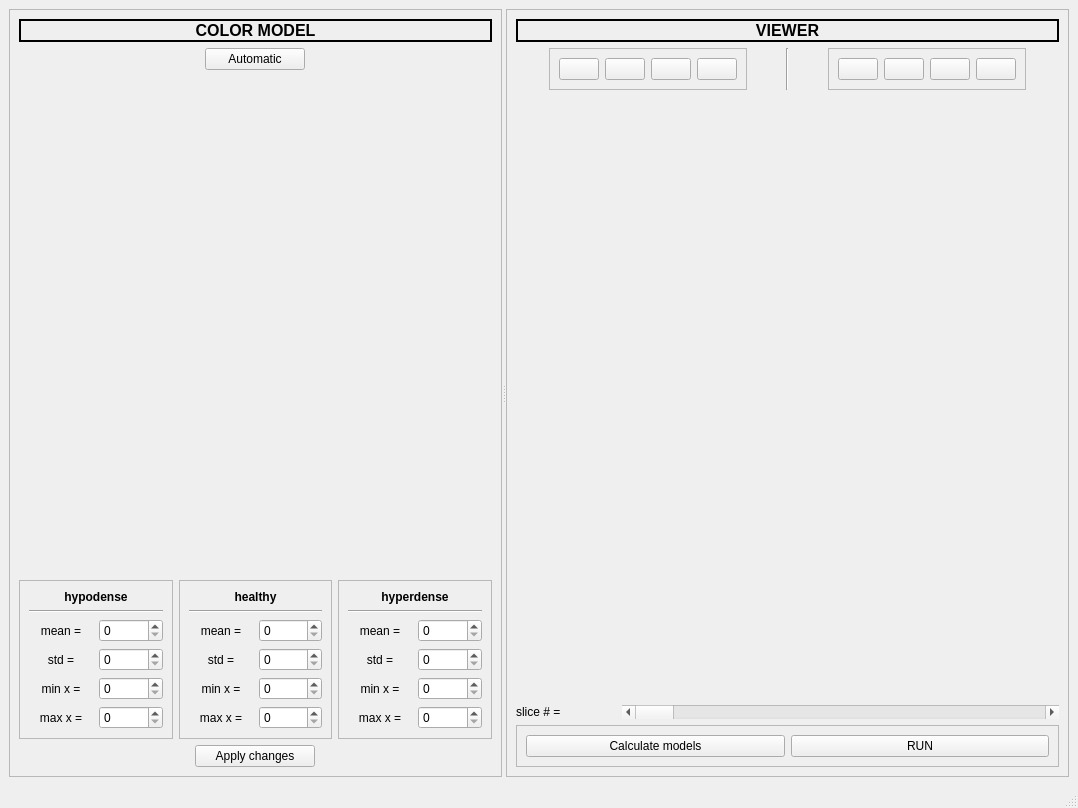
<?xml version="1.0" encoding="UTF-8"?>
<ui version="4.0">
 <class>MainWindow</class>
 <widget class="QMainWindow" name="MainWindow">
  <property name="geometry">
   <rect>
    <x>0</x>
    <y>0</y>
    <width>1078</width>
    <height>808</height>
   </rect>
  </property>
  <property name="sizePolicy">
   <sizepolicy hsizetype="Minimum" vsizetype="Minimum">
    <horstretch>0</horstretch>
    <verstretch>0</verstretch>
   </sizepolicy>
  </property>
  <property name="windowTitle">
   <string>MainWindow</string>
  </property>
  <widget class="QWidget" name="centralwidget">
   <property name="layoutDirection">
    <enum>Qt::LeftToRight</enum>
   </property>
   <layout class="QVBoxLayout" name="verticalLayout_4">
    <item>
     <widget class="QSplitter" name="splitter">
      <property name="orientation">
       <enum>Qt::Horizontal</enum>
      </property>
      <widget class="QFrame" name="frame">
       <property name="sizePolicy">
        <sizepolicy hsizetype="Minimum" vsizetype="Fixed">
         <horstretch>0</horstretch>
         <verstretch>0</verstretch>
        </sizepolicy>
       </property>
       <property name="minimumSize">
        <size>
         <width>0</width>
         <height>0</height>
        </size>
       </property>
       <property name="maximumSize">
        <size>
         <width>16777215</width>
         <height>16777215</height>
        </size>
       </property>
       <property name="baseSize">
        <size>
         <width>0</width>
         <height>0</height>
        </size>
       </property>
       <property name="layoutDirection">
        <enum>Qt::LeftToRight</enum>
       </property>
       <property name="frameShape">
        <enum>QFrame::StyledPanel</enum>
       </property>
       <property name="frameShadow">
        <enum>QFrame::Raised</enum>
       </property>
       <property name="lineWidth">
        <number>1</number>
       </property>
       <layout class="QVBoxLayout" name="verticalLayout">
        <item>
         <widget class="QLabel" name="label">
          <property name="sizePolicy">
           <sizepolicy hsizetype="Minimum" vsizetype="Preferred">
            <horstretch>0</horstretch>
            <verstretch>0</verstretch>
           </sizepolicy>
          </property>
          <property name="maximumSize">
           <size>
            <width>16777215</width>
            <height>30</height>
           </size>
          </property>
          <property name="font">
           <font>
            <pointsize>12</pointsize>
            <weight>75</weight>
            <bold>true</bold>
           </font>
          </property>
          <property name="frameShape">
           <enum>QFrame::WinPanel</enum>
          </property>
          <property name="text">
           <string>COLOR MODEL</string>
          </property>
          <property name="textFormat">
           <enum>Qt::PlainText</enum>
          </property>
          <property name="alignment">
           <set>Qt::AlignCenter</set>
          </property>
         </widget>
        </item>
        <item>
         <layout class="QHBoxLayout" name="horizontalLayout">
          <item>
           <widget class="QPushButton" name="auto_colormodel_BTN">
            <property name="sizePolicy">
             <sizepolicy hsizetype="Minimum" vsizetype="Fixed">
              <horstretch>0</horstretch>
              <verstretch>0</verstretch>
             </sizepolicy>
            </property>
            <property name="maximumSize">
             <size>
              <width>100</width>
              <height>16777215</height>
             </size>
            </property>
            <property name="layoutDirection">
             <enum>Qt::LeftToRight</enum>
            </property>
            <property name="text">
             <string>Automatic</string>
            </property>
           </widget>
          </item>
         </layout>
        </item>
        <item>
         <widget class="QFrame" name="histogram_F">
          <property name="sizePolicy">
           <sizepolicy hsizetype="Minimum" vsizetype="Expanding">
            <horstretch>0</horstretch>
            <verstretch>0</verstretch>
           </sizepolicy>
          </property>
          <property name="minimumSize">
           <size>
            <width>0</width>
            <height>100</height>
           </size>
          </property>
         </widget>
        </item>
        <item>
         <layout class="QHBoxLayout" name="horizontalLayout_4">
          <item>
           <widget class="QFrame" name="frame_3">
            <property name="sizePolicy">
             <sizepolicy hsizetype="Minimum" vsizetype="Preferred">
              <horstretch>0</horstretch>
              <verstretch>0</verstretch>
             </sizepolicy>
            </property>
            <property name="minimumSize">
             <size>
              <width>0</width>
              <height>50</height>
             </size>
            </property>
            <property name="frameShape">
             <enum>QFrame::StyledPanel</enum>
            </property>
            <property name="frameShadow">
             <enum>QFrame::Raised</enum>
            </property>
            <layout class="QVBoxLayout" name="verticalLayout_3">
             <item>
              <widget class="QLabel" name="label_3">
               <property name="sizePolicy">
                <sizepolicy hsizetype="Minimum" vsizetype="Preferred">
                 <horstretch>0</horstretch>
                 <verstretch>0</verstretch>
                </sizepolicy>
               </property>
               <property name="font">
                <font>
                 <weight>75</weight>
                 <bold>true</bold>
                </font>
               </property>
               <property name="text">
                <string>hypodense</string>
               </property>
               <property name="alignment">
                <set>Qt::AlignCenter</set>
               </property>
              </widget>
             </item>
             <item>
              <widget class="Line" name="line">
               <property name="orientation">
                <enum>Qt::Horizontal</enum>
               </property>
              </widget>
             </item>
             <item>
              <layout class="QHBoxLayout" name="horizontalLayout_2">
               <item>
                <widget class="QLabel" name="label_6">
                 <property name="sizePolicy">
                  <sizepolicy hsizetype="Minimum" vsizetype="Preferred">
                   <horstretch>0</horstretch>
                   <verstretch>0</verstretch>
                  </sizepolicy>
                 </property>
                 <property name="text">
                  <string>mean =</string>
                 </property>
                 <property name="alignment">
                  <set>Qt::AlignCenter</set>
                 </property>
                </widget>
               </item>
               <item>
                <widget class="QSpinBox" name="hypo_mean_SB">
                 <property name="maximum">
                  <number>256</number>
                 </property>
                </widget>
               </item>
              </layout>
             </item>
             <item>
              <layout class="QHBoxLayout" name="horizontalLayout_5">
               <item>
                <widget class="QLabel" name="label_7">
                 <property name="sizePolicy">
                  <sizepolicy hsizetype="Minimum" vsizetype="Preferred">
                   <horstretch>0</horstretch>
                   <verstretch>0</verstretch>
                  </sizepolicy>
                 </property>
                 <property name="text">
                  <string>std =</string>
                 </property>
                 <property name="alignment">
                  <set>Qt::AlignCenter</set>
                 </property>
                </widget>
               </item>
               <item>
                <widget class="QSpinBox" name="hypo_std_SB"/>
               </item>
              </layout>
             </item>
             <item>
              <layout class="QHBoxLayout" name="horizontalLayout_14">
               <item>
                <widget class="QLabel" name="label_12">
                 <property name="sizePolicy">
                  <sizepolicy hsizetype="Minimum" vsizetype="Preferred">
                   <horstretch>0</horstretch>
                   <verstretch>0</verstretch>
                  </sizepolicy>
                 </property>
                 <property name="text">
                  <string>min x =</string>
                 </property>
                 <property name="alignment">
                  <set>Qt::AlignCenter</set>
                 </property>
                </widget>
               </item>
               <item>
                <widget class="QSpinBox" name="hypo_minx_SB">
                 <property name="maximum">
                  <number>256</number>
                 </property>
                </widget>
               </item>
              </layout>
             </item>
             <item>
              <layout class="QHBoxLayout" name="horizontalLayout_15">
               <item>
                <widget class="QLabel" name="label_13">
                 <property name="sizePolicy">
                  <sizepolicy hsizetype="Minimum" vsizetype="Preferred">
                   <horstretch>0</horstretch>
                   <verstretch>0</verstretch>
                  </sizepolicy>
                 </property>
                 <property name="text">
                  <string>max x =</string>
                 </property>
                 <property name="alignment">
                  <set>Qt::AlignCenter</set>
                 </property>
                </widget>
               </item>
               <item>
                <widget class="QSpinBox" name="hypo_maxx_SB">
                 <property name="maximum">
                  <number>256</number>
                 </property>
                </widget>
               </item>
              </layout>
             </item>
            </layout>
           </widget>
          </item>
          <item>
           <widget class="QFrame" name="frame_4">
            <property name="sizePolicy">
             <sizepolicy hsizetype="Minimum" vsizetype="Preferred">
              <horstretch>0</horstretch>
              <verstretch>0</verstretch>
             </sizepolicy>
            </property>
            <property name="minimumSize">
             <size>
              <width>0</width>
              <height>50</height>
             </size>
            </property>
            <property name="frameShape">
             <enum>QFrame::StyledPanel</enum>
            </property>
            <property name="frameShadow">
             <enum>QFrame::Raised</enum>
            </property>
            <layout class="QVBoxLayout" name="verticalLayout_5">
             <item>
              <widget class="QLabel" name="label_4">
               <property name="sizePolicy">
                <sizepolicy hsizetype="Minimum" vsizetype="Preferred">
                 <horstretch>0</horstretch>
                 <verstretch>0</verstretch>
                </sizepolicy>
               </property>
               <property name="font">
                <font>
                 <weight>75</weight>
                 <bold>true</bold>
                </font>
               </property>
               <property name="text">
                <string>healthy</string>
               </property>
               <property name="alignment">
                <set>Qt::AlignCenter</set>
               </property>
              </widget>
             </item>
             <item>
              <widget class="Line" name="line_2">
               <property name="orientation">
                <enum>Qt::Horizontal</enum>
               </property>
              </widget>
             </item>
             <item>
              <layout class="QHBoxLayout" name="horizontalLayout_6">
               <item>
                <widget class="QLabel" name="label_8">
                 <property name="sizePolicy">
                  <sizepolicy hsizetype="Minimum" vsizetype="Preferred">
                   <horstretch>0</horstretch>
                   <verstretch>0</verstretch>
                  </sizepolicy>
                 </property>
                 <property name="text">
                  <string>mean =</string>
                 </property>
                 <property name="alignment">
                  <set>Qt::AlignCenter</set>
                 </property>
                </widget>
               </item>
               <item>
                <widget class="QSpinBox" name="healthy_mean_SB">
                 <property name="maximum">
                  <number>256</number>
                 </property>
                </widget>
               </item>
              </layout>
             </item>
             <item>
              <layout class="QHBoxLayout" name="horizontalLayout_7">
               <item>
                <widget class="QLabel" name="label_9">
                 <property name="sizePolicy">
                  <sizepolicy hsizetype="Minimum" vsizetype="Preferred">
                   <horstretch>0</horstretch>
                   <verstretch>0</verstretch>
                  </sizepolicy>
                 </property>
                 <property name="text">
                  <string>std =</string>
                 </property>
                 <property name="alignment">
                  <set>Qt::AlignCenter</set>
                 </property>
                </widget>
               </item>
               <item>
                <widget class="QSpinBox" name="healthy_std_SB"/>
               </item>
              </layout>
             </item>
             <item>
              <layout class="QHBoxLayout" name="horizontalLayout_16">
               <item>
                <widget class="QLabel" name="label_14">
                 <property name="sizePolicy">
                  <sizepolicy hsizetype="Minimum" vsizetype="Preferred">
                   <horstretch>0</horstretch>
                   <verstretch>0</verstretch>
                  </sizepolicy>
                 </property>
                 <property name="text">
                  <string>min x =</string>
                 </property>
                 <property name="alignment">
                  <set>Qt::AlignCenter</set>
                 </property>
                </widget>
               </item>
               <item>
                <widget class="QSpinBox" name="healthy_minx_SB"/>
               </item>
              </layout>
             </item>
             <item>
              <layout class="QHBoxLayout" name="horizontalLayout_17">
               <item>
                <widget class="QLabel" name="label_15">
                 <property name="sizePolicy">
                  <sizepolicy hsizetype="Minimum" vsizetype="Preferred">
                   <horstretch>0</horstretch>
                   <verstretch>0</verstretch>
                  </sizepolicy>
                 </property>
                 <property name="text">
                  <string>max x =</string>
                 </property>
                 <property name="alignment">
                  <set>Qt::AlignCenter</set>
                 </property>
                </widget>
               </item>
               <item>
                <widget class="QSpinBox" name="healthy_maxx_SB"/>
               </item>
              </layout>
             </item>
            </layout>
           </widget>
          </item>
          <item>
           <widget class="QFrame" name="frame_5">
            <property name="sizePolicy">
             <sizepolicy hsizetype="Minimum" vsizetype="Preferred">
              <horstretch>0</horstretch>
              <verstretch>0</verstretch>
             </sizepolicy>
            </property>
            <property name="minimumSize">
             <size>
              <width>0</width>
              <height>50</height>
             </size>
            </property>
            <property name="frameShape">
             <enum>QFrame::StyledPanel</enum>
            </property>
            <property name="frameShadow">
             <enum>QFrame::Raised</enum>
            </property>
            <layout class="QVBoxLayout" name="verticalLayout_6">
             <item>
              <widget class="QLabel" name="label_5">
               <property name="sizePolicy">
                <sizepolicy hsizetype="Minimum" vsizetype="Preferred">
                 <horstretch>0</horstretch>
                 <verstretch>0</verstretch>
                </sizepolicy>
               </property>
               <property name="font">
                <font>
                 <weight>75</weight>
                 <bold>true</bold>
                </font>
               </property>
               <property name="text">
                <string>hyperdense</string>
               </property>
               <property name="alignment">
                <set>Qt::AlignCenter</set>
               </property>
              </widget>
             </item>
             <item>
              <widget class="Line" name="line_3">
               <property name="orientation">
                <enum>Qt::Horizontal</enum>
               </property>
              </widget>
             </item>
             <item>
              <layout class="QHBoxLayout" name="horizontalLayout_8">
               <item>
                <widget class="QLabel" name="label_10">
                 <property name="sizePolicy">
                  <sizepolicy hsizetype="Minimum" vsizetype="Preferred">
                   <horstretch>0</horstretch>
                   <verstretch>0</verstretch>
                  </sizepolicy>
                 </property>
                 <property name="text">
                  <string>mean =</string>
                 </property>
                 <property name="alignment">
                  <set>Qt::AlignCenter</set>
                 </property>
                </widget>
               </item>
               <item>
                <widget class="QSpinBox" name="hyper_mean_SB">
                 <property name="maximum">
                  <number>256</number>
                 </property>
                </widget>
               </item>
              </layout>
             </item>
             <item>
              <layout class="QHBoxLayout" name="horizontalLayout_9">
               <item>
                <widget class="QLabel" name="label_11">
                 <property name="sizePolicy">
                  <sizepolicy hsizetype="Minimum" vsizetype="Preferred">
                   <horstretch>0</horstretch>
                   <verstretch>0</verstretch>
                  </sizepolicy>
                 </property>
                 <property name="text">
                  <string>std =</string>
                 </property>
                 <property name="alignment">
                  <set>Qt::AlignCenter</set>
                 </property>
                </widget>
               </item>
               <item>
                <widget class="QSpinBox" name="hyper_std_SB"/>
               </item>
              </layout>
             </item>
             <item>
              <layout class="QHBoxLayout" name="horizontalLayout_18">
               <item>
                <widget class="QLabel" name="label_16">
                 <property name="sizePolicy">
                  <sizepolicy hsizetype="Minimum" vsizetype="Preferred">
                   <horstretch>0</horstretch>
                   <verstretch>0</verstretch>
                  </sizepolicy>
                 </property>
                 <property name="text">
                  <string>min x =</string>
                 </property>
                 <property name="alignment">
                  <set>Qt::AlignCenter</set>
                 </property>
                </widget>
               </item>
               <item>
                <widget class="QSpinBox" name="hyper_minx_SB">
                 <property name="maximum">
                  <number>256</number>
                 </property>
                </widget>
               </item>
              </layout>
             </item>
             <item>
              <layout class="QHBoxLayout" name="horizontalLayout_19">
               <item>
                <widget class="QLabel" name="label_17">
                 <property name="sizePolicy">
                  <sizepolicy hsizetype="Minimum" vsizetype="Preferred">
                   <horstretch>0</horstretch>
                   <verstretch>0</verstretch>
                  </sizepolicy>
                 </property>
                 <property name="text">
                  <string>max x =</string>
                 </property>
                 <property name="alignment">
                  <set>Qt::AlignCenter</set>
                 </property>
                </widget>
               </item>
               <item>
                <widget class="QSpinBox" name="hyper_maxx_SB">
                 <property name="maximum">
                  <number>256</number>
                 </property>
                </widget>
               </item>
              </layout>
             </item>
            </layout>
           </widget>
          </item>
         </layout>
        </item>
        <item>
         <layout class="QHBoxLayout" name="horizontalLayout_10">
          <item>
           <widget class="QPushButton" name="apply_changes_BTN">
            <property name="maximumSize">
             <size>
              <width>120</width>
              <height>16777215</height>
             </size>
            </property>
            <property name="text">
             <string>Apply changes</string>
            </property>
           </widget>
          </item>
         </layout>
        </item>
       </layout>
      </widget>
      <widget class="QFrame" name="frame_2">
       <property name="sizePolicy">
        <sizepolicy hsizetype="Maximum" vsizetype="Fixed">
         <horstretch>0</horstretch>
         <verstretch>0</verstretch>
        </sizepolicy>
       </property>
       <property name="frameShape">
        <enum>QFrame::StyledPanel</enum>
       </property>
       <property name="frameShadow">
        <enum>QFrame::Raised</enum>
       </property>
       <layout class="QVBoxLayout" name="verticalLayout_2">
        <item>
         <widget class="QLabel" name="label_2">
          <property name="sizePolicy">
           <sizepolicy hsizetype="Minimum" vsizetype="Preferred">
            <horstretch>0</horstretch>
            <verstretch>0</verstretch>
           </sizepolicy>
          </property>
          <property name="maximumSize">
           <size>
            <width>16777215</width>
            <height>30</height>
           </size>
          </property>
          <property name="font">
           <font>
            <pointsize>12</pointsize>
            <weight>75</weight>
            <bold>true</bold>
           </font>
          </property>
          <property name="frameShape">
           <enum>QFrame::WinPanel</enum>
          </property>
          <property name="frameShadow">
           <enum>QFrame::Plain</enum>
          </property>
          <property name="text">
           <string>VIEWER</string>
          </property>
          <property name="alignment">
           <set>Qt::AlignCenter</set>
          </property>
         </widget>
        </item>
        <item>
         <layout class="QHBoxLayout" name="horizontalLayout_3">
          <item>
           <widget class="QFrame" name="left_view_btns_F">
            <property name="sizePolicy">
             <sizepolicy hsizetype="Maximum" vsizetype="Preferred">
              <horstretch>0</horstretch>
              <verstretch>0</verstretch>
             </sizepolicy>
            </property>
            <property name="minimumSize">
             <size>
              <width>0</width>
              <height>20</height>
             </size>
            </property>
            <property name="frameShape">
             <enum>QFrame::StyledPanel</enum>
            </property>
            <property name="frameShadow">
             <enum>QFrame::Raised</enum>
            </property>
            <layout class="QHBoxLayout" name="horizontalLayout_12">
             <item>
              <widget class="QPushButton" name="view_1_BTN">
               <property name="sizePolicy">
                <sizepolicy hsizetype="Fixed" vsizetype="Fixed">
                 <horstretch>0</horstretch>
                 <verstretch>0</verstretch>
                </sizepolicy>
               </property>
               <property name="minimumSize">
                <size>
                 <width>40</width>
                 <height>0</height>
                </size>
               </property>
               <property name="text">
                <string/>
               </property>
               <property name="icon">
                <iconset>
                 <normaloff>icons/Eye.png</normaloff>icons/Eye.png</iconset>
               </property>
               <property name="iconSize">
                <size>
                 <width>24</width>
                 <height>24</height>
                </size>
               </property>
              </widget>
             </item>
             <item>
              <widget class="QPushButton" name="show_im_1_BTN">
               <property name="sizePolicy">
                <sizepolicy hsizetype="Fixed" vsizetype="Fixed">
                 <horstretch>0</horstretch>
                 <verstretch>0</verstretch>
                </sizepolicy>
               </property>
               <property name="minimumSize">
                <size>
                 <width>40</width>
                 <height>0</height>
                </size>
               </property>
               <property name="text">
                <string/>
               </property>
               <property name="icon">
                <iconset>
                 <normaloff>icons/Stock graph.png</normaloff>icons/Stock graph.png</iconset>
               </property>
               <property name="iconSize">
                <size>
                 <width>24</width>
                 <height>24</height>
                </size>
               </property>
              </widget>
             </item>
             <item>
              <widget class="QPushButton" name="show_labels_1_BTN">
               <property name="sizePolicy">
                <sizepolicy hsizetype="Fixed" vsizetype="Fixed">
                 <horstretch>0</horstretch>
                 <verstretch>0</verstretch>
                </sizepolicy>
               </property>
               <property name="minimumSize">
                <size>
                 <width>40</width>
                 <height>0</height>
                </size>
               </property>
               <property name="text">
                <string/>
               </property>
               <property name="icon">
                <iconset>
                 <normaloff>icons/Blue tag.png</normaloff>icons/Blue tag.png</iconset>
               </property>
               <property name="iconSize">
                <size>
                 <width>24</width>
                 <height>24</height>
                </size>
               </property>
              </widget>
             </item>
             <item>
              <widget class="QPushButton" name="show_contours_1_BTN">
               <property name="sizePolicy">
                <sizepolicy hsizetype="Fixed" vsizetype="Fixed">
                 <horstretch>0</horstretch>
                 <verstretch>0</verstretch>
                </sizepolicy>
               </property>
               <property name="minimumSize">
                <size>
                 <width>40</width>
                 <height>0</height>
                </size>
               </property>
               <property name="text">
                <string/>
               </property>
               <property name="icon">
                <iconset>
                 <normaloff>icons/Brush.png</normaloff>icons/Brush.png</iconset>
               </property>
               <property name="iconSize">
                <size>
                 <width>24</width>
                 <height>24</height>
                </size>
               </property>
              </widget>
             </item>
            </layout>
           </widget>
          </item>
          <item>
           <widget class="Line" name="line_4">
            <property name="orientation">
             <enum>Qt::Vertical</enum>
            </property>
           </widget>
          </item>
          <item>
           <widget class="QFrame" name="right_view_btns_F">
            <property name="sizePolicy">
             <sizepolicy hsizetype="Maximum" vsizetype="Preferred">
              <horstretch>0</horstretch>
              <verstretch>0</verstretch>
             </sizepolicy>
            </property>
            <property name="minimumSize">
             <size>
              <width>0</width>
              <height>20</height>
             </size>
            </property>
            <property name="frameShape">
             <enum>QFrame::StyledPanel</enum>
            </property>
            <property name="frameShadow">
             <enum>QFrame::Raised</enum>
            </property>
            <layout class="QHBoxLayout" name="horizontalLayout_13">
             <item>
              <widget class="QPushButton" name="view_2_BTN">
               <property name="sizePolicy">
                <sizepolicy hsizetype="Fixed" vsizetype="Fixed">
                 <horstretch>0</horstretch>
                 <verstretch>0</verstretch>
                </sizepolicy>
               </property>
               <property name="minimumSize">
                <size>
                 <width>40</width>
                 <height>0</height>
                </size>
               </property>
               <property name="text">
                <string/>
               </property>
               <property name="icon">
                <iconset>
                 <normaloff>icons/Eye.png</normaloff>icons/Eye.png</iconset>
               </property>
               <property name="iconSize">
                <size>
                 <width>24</width>
                 <height>24</height>
                </size>
               </property>
              </widget>
             </item>
             <item>
              <widget class="QPushButton" name="show_im_2_BTN">
               <property name="sizePolicy">
                <sizepolicy hsizetype="Fixed" vsizetype="Fixed">
                 <horstretch>0</horstretch>
                 <verstretch>0</verstretch>
                </sizepolicy>
               </property>
               <property name="minimumSize">
                <size>
                 <width>40</width>
                 <height>0</height>
                </size>
               </property>
               <property name="text">
                <string/>
               </property>
               <property name="icon">
                <iconset>
                 <normaloff>icons/Stock graph.png</normaloff>icons/Stock graph.png</iconset>
               </property>
               <property name="iconSize">
                <size>
                 <width>24</width>
                 <height>24</height>
                </size>
               </property>
              </widget>
             </item>
             <item>
              <widget class="QPushButton" name="show_labels_2_BTN">
               <property name="sizePolicy">
                <sizepolicy hsizetype="Fixed" vsizetype="Fixed">
                 <horstretch>0</horstretch>
                 <verstretch>0</verstretch>
                </sizepolicy>
               </property>
               <property name="minimumSize">
                <size>
                 <width>40</width>
                 <height>0</height>
                </size>
               </property>
               <property name="text">
                <string/>
               </property>
               <property name="icon">
                <iconset>
                 <normaloff>icons/Blue tag.png</normaloff>icons/Blue tag.png</iconset>
               </property>
               <property name="iconSize">
                <size>
                 <width>24</width>
                 <height>24</height>
                </size>
               </property>
              </widget>
             </item>
             <item>
              <widget class="QPushButton" name="show_contours_2_BTN">
               <property name="sizePolicy">
                <sizepolicy hsizetype="Fixed" vsizetype="Fixed">
                 <horstretch>0</horstretch>
                 <verstretch>0</verstretch>
                </sizepolicy>
               </property>
               <property name="minimumSize">
                <size>
                 <width>40</width>
                 <height>0</height>
                </size>
               </property>
               <property name="text">
                <string/>
               </property>
               <property name="icon">
                <iconset>
                 <normaloff>icons/Brush.png</normaloff>icons/Brush.png</iconset>
               </property>
               <property name="iconSize">
                <size>
                 <width>24</width>
                 <height>24</height>
                </size>
               </property>
              </widget>
             </item>
            </layout>
           </widget>
          </item>
         </layout>
        </item>
        <item>
         <widget class="QFrame" name="viewer_F">
          <property name="sizePolicy">
           <sizepolicy hsizetype="Expanding" vsizetype="Expanding">
            <horstretch>0</horstretch>
            <verstretch>0</verstretch>
           </sizepolicy>
          </property>
          <property name="minimumSize">
           <size>
            <width>0</width>
            <height>0</height>
           </size>
          </property>
         </widget>
        </item>
        <item>
         <layout class="QHBoxLayout" name="horizontalLayout_11">
          <item>
           <widget class="QLabel" name="slice_number_LBL">
            <property name="sizePolicy">
             <sizepolicy hsizetype="Minimum" vsizetype="Preferred">
              <horstretch>0</horstretch>
              <verstretch>0</verstretch>
             </sizepolicy>
            </property>
            <property name="minimumSize">
             <size>
              <width>100</width>
              <height>0</height>
             </size>
            </property>
            <property name="text">
             <string>slice # =</string>
            </property>
           </widget>
          </item>
          <item>
           <widget class="QScrollBar" name="slice_scrollB">
            <property name="sizePolicy">
             <sizepolicy hsizetype="Expanding" vsizetype="Fixed">
              <horstretch>0</horstretch>
              <verstretch>0</verstretch>
             </sizepolicy>
            </property>
            <property name="orientation">
             <enum>Qt::Horizontal</enum>
            </property>
           </widget>
          </item>
         </layout>
        </item>
        <item>
         <widget class="QFrame" name="frame_6">
          <property name="frameShape">
           <enum>QFrame::StyledPanel</enum>
          </property>
          <property name="frameShadow">
           <enum>QFrame::Raised</enum>
          </property>
          <layout class="QHBoxLayout" name="horizontalLayout_20">
           <item>
            <widget class="QPushButton" name="calculate_models_BTN">
             <property name="text">
              <string>Calculate models</string>
             </property>
            </widget>
           </item>
           <item>
            <widget class="QPushButton" name="run_BTN">
             <property name="text">
              <string>RUN</string>
             </property>
            </widget>
           </item>
          </layout>
         </widget>
        </item>
       </layout>
      </widget>
     </widget>
    </item>
   </layout>
  </widget>
  <widget class="QMenuBar" name="menubar">
   <property name="geometry">
    <rect>
     <x>0</x>
     <y>0</y>
     <width>1078</width>
     <height>25</height>
    </rect>
   </property>
  </widget>
  <widget class="QStatusBar" name="statusbar"/>
 </widget>
 <resources/>
 <connections/>
</ui>
